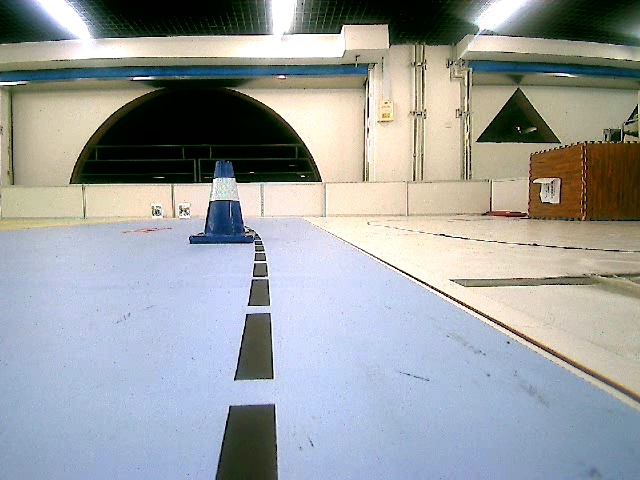
//> input picture yuv/test1_reconstructed.jpg, 640 x 480 px, given in place of pic1.jpg, which was not available
$ ./yuv   (built with g++ and OpenCV 4)
//> lines starting //> are read from the running program, lines starting //| are printed output that depends on the picture; pictures that were not available may be replaced by others from this repository, and a replacement may not be noted
//> further down, bgr is the input picture: 480 rows x 640 cols, CV_8UC3; mean B, G, R 160.8, 159.3, 155
#include <opencv2/opencv.hpp>
#include <iostream>

using namespace std;

cv::Mat BGR2YUV_NV12(cv::Mat& bgr_mat) {
    cv::Mat yuv_nv12(bgr_mat.rows * 3 / 2, bgr_mat.cols, CV_8UC1);
    cv::Mat y_plane = yuv_nv12(cv::Rect(0, 0, bgr_mat.cols, bgr_mat.rows));
    cv::Mat uv_plane = yuv_nv12(cv::Rect(0, bgr_mat.rows, bgr_mat.cols, bgr_mat.rows / 2));
    for (int y = 0; y < bgr_mat.rows; y++) {
        for (int x = 0; x < bgr_mat.cols; x++) {
            cv::Vec3b bgr = bgr_mat.at<cv::Vec3b>(y, x);
            uint8_t B = bgr[0];
            uint8_t G = bgr[1];
            uint8_t R = bgr[2];
            uint8_t Y = (uint8_t)(0.299 * R + 0.587 * G + 0.114 * B);
            uint8_t U = (uint8_t)(-0.169 * R - 0.331 * G + 0.5 * B + 128);
            uint8_t V = (uint8_t)(0.5 * R - 0.419 * G - 0.081 * B + 128);
            y_plane.at<uint8_t>(y, x) = Y;
            if (y % 2 == 0 && x % 2 == 0) {
                uv_plane.at<uint8_t>(y / 2, x) = U;
                uv_plane.at<uint8_t>(y / 2, x + 1) = V;
            }
        }
    }
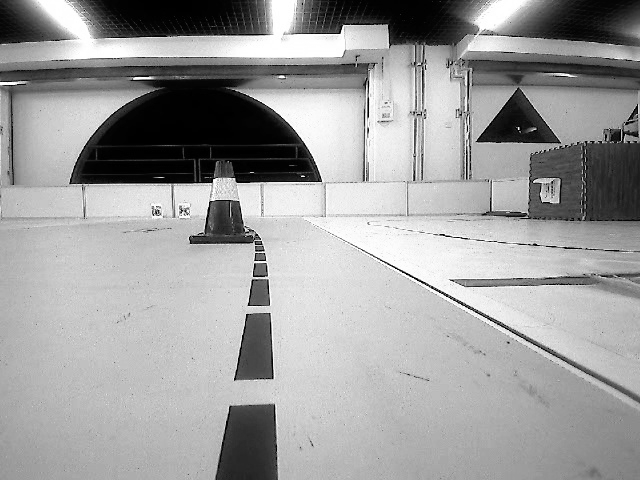
//> y_plane: 480 rows x 640 cols, CV_8UC1; min 0, max 255, mean 157.7
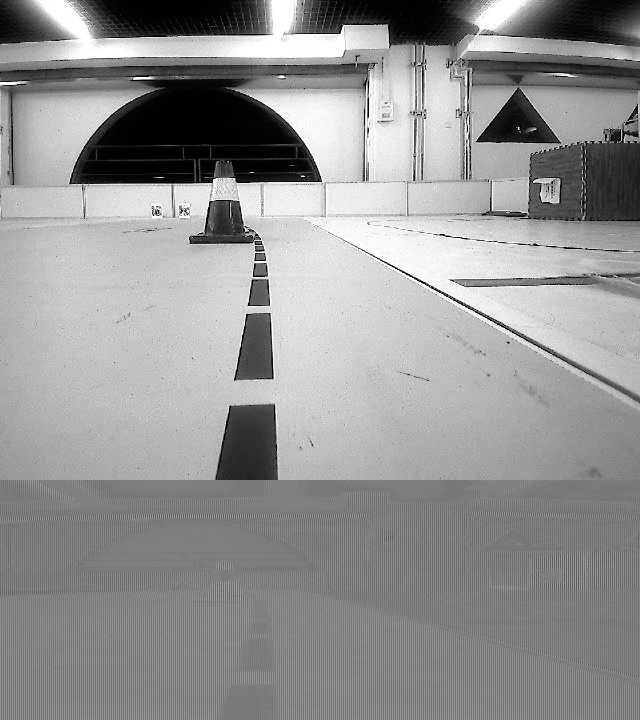
//> yuv_nv12: 720 rows x 640 cols, CV_8UC1; min 0, max 255, mean 147.5
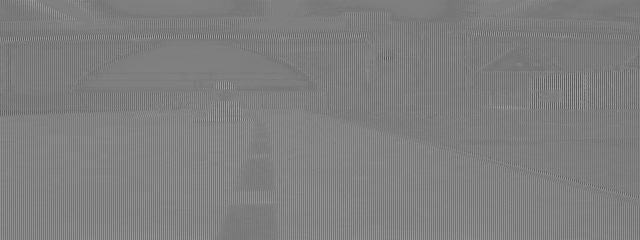
//> uv_plane: 240 rows x 640 cols, CV_8UC1; min 77, max 167, mean 127.1
    return yuv_nv12;
}

void imgW(const char* file_name, cv::Mat& mat) {
    FILE* fd = fopen(file_name, "wb");
    size_t mat_size = mat.total() * mat.elemSize();
//> mat_size = 460800
    fwrite(mat.ptr<uint8_t>(), 1, mat_size, fd);
    fclose(fd);
}

cv::Mat imgR(const char* file_name, int width, int height) {
    FILE* fd = fopen(file_name, "rb");
    cv::Mat mat(height, width, CV_8UC1);
    size_t mat_size = mat.total() * mat.elemSize();
    fread(mat.ptr<uint8_t>(), 1, mat_size, fd);
    fclose(fd);
    return mat;
}

int main(){
    string IMGPTH = "C:/Users/33554/Documents/learn/homew/13321/img/";
    string WPTH = "C:/Users/33554/Documents/learn/homew/13321/";
    string IMG = "pic1.jpg";
    string YUV = "test1_nv12.yuv";
    string BGR = "test1_reconstructed.jpg";
    cv::Mat bgr = cv::imread(IMGPTH + IMG, cv::IMREAD_COLOR);
    auto start = chrono::high_resolution_clock::now();
    cv::Mat yuv = BGR2YUV_NV12(bgr);
    auto end = chrono::high_resolution_clock::now();
    chrono::duration<double> elapsed = end - start;
    cout << "Conversion took " << elapsed.count() << " seconds." << endl;
    cout << "FPS: " << 1 / elapsed.count() << endl;
    cv::imshow("yuv", yuv);
    cv::waitKey(0);
    imgW((WPTH + YUV).c_str(), yuv);
    cv::Mat yuv2 = imgR((WPTH + YUV).c_str(), bgr.cols, bgr.rows * 3 / 2);
    cv::Mat bgr2;
    auto start2 = chrono::high_resolution_clock::now();
    cv::cvtColor(yuv2, bgr2, cv::COLOR_YUV2BGR_NV12);
    auto end2 = chrono::high_resolution_clock::now();
    chrono::duration<double> elapsed2 = end2 - start2;
    cout << "\nConversion took " << elapsed2.count() << " seconds." << endl;
    cout << "FPS: " << 1 / elapsed2.count() << endl;
    cv::imwrite(WPTH + BGR, bgr2);
    return 0;
}
